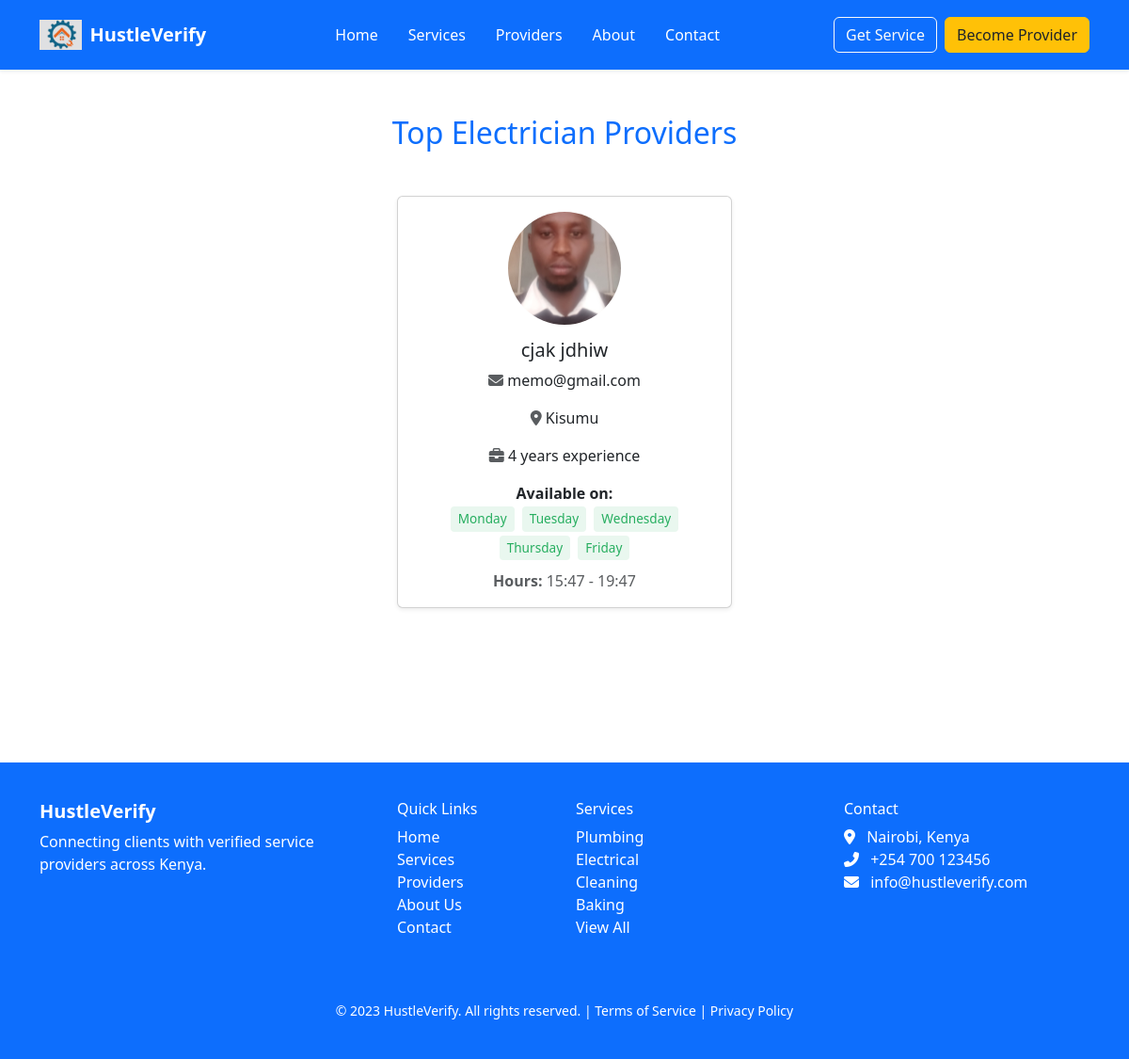
Page /services/providers/Electrician/ on the committed database.
### accounts/models.py (models this page shows, shortened)
class ServiceProviderProfile(models.Model):
    user = models.OneToOneField(User, on_delete=models.CASCADE)
    full_name = models.CharField(max_length=100)
    gender = models.CharField(max_length=10)
    phone_number = models.CharField(max_length=15, unique=True)
    email = models.EmailField(unique=True)
    location = models.CharField(max_length=50)
    address = models.TextField()
    profile_picture = models.ImageField(upload_to='profile_pics/', null=True, blank=True)
    id_number = models.CharField(max_length=20)
    id_image = models.ImageField(upload_to='id_images/', null=True, blank=True)
    service_category = models.CharField(max_length=100)
    availability_days = models.CharField(max_length=200)  # e.g., "Monday,Wednesday,Friday"
    availability_start_time = models.TimeField()
    availability_end_time = models.TimeField()
    experience_years = models.IntegerField()
    certifications = models.FileField(upload_to='certifications/', null=True, blank=True)
    next_of_kin_full_name = models.CharField(max_length=100)
    next_of_kin_relationship = models.CharField(max_length=50)
    next_of_kin_phone = models.CharField(max_length=15)
    ratings = models.FloatField(default=0.0)
    is_verified = models.BooleanField(default=False)

### services/views.py (the view)
# urls.py: path('providers/<str:category>/', views.providers_by_category, name='providers_by_category'),
def providers_by_category(request, category):
    raw_providers = ServiceProviderProfile.objects.filter(service_category=category)
    providers = []
    for provider in raw_providers:
        providers.append({
            'full_name': provider.full_name,
            'email': provider.email,
            'location': provider.location,
            'experience_years': provider.experience_years,
            'availability_days': provider.availability_days.split(',') if provider.availability_days else [],
            'availability_start_time': provider.availability_start_time,
            'availability_end_time': provider.availability_end_time,
            'ratings': provider.ratings,
            'profile_picture': provider.profile_picture,
        })
    return render(request, 'services/providers_by_category.html', {
        'category': category,
        'providers': providers
    })

### templates/services/providers_by_category.html (shortened to what this page needs)
{% extends 'base.html' %}
{% load static %}
{% block content %}
<div class="container mt-5">
  <h2 class="text-center text-primary mb-5">Top {{ category }} Providers</h2>
  <div class="row justify-content-center">
    {% for provider in providers %}
      <div class="col-md-4 mb-4 d-flex align-items-stretch">
        <div class="card provider-card shadow-sm w-100 text-center p-3">
          {% if provider.profile_picture %}
            <img src="{{ provider.profile_picture.url }}" alt="Profile Picture" class="provider-img mx-auto">
          {% else %}
            <img src="{% static 'default_avatar.png' %}" alt="Default Avatar" class="provider-img mx-auto">
          {% endif %}
          <h5 class="card-title">{{ provider.full_name }}</h5>
          <p><i class="fa fa-envelope text-muted"></i> {{ provider.email }}</p>
          <p><i class="fa fa-map-marker-alt text-muted"></i> {{ provider.location }}</p>
          <p><i class="fa fa-briefcase text-muted"></i> {{ provider.experience_years }} years experience</p>
          <div class="mb-2">
            <strong>Available on:</strong><br>
            {% for day in provider.availability_days %}
              <span class="availability-badge">{{ day|capfirst }}</span>
            {% endfor %}
          </div>
          <p class="text-muted mb-0"><strong>Hours:</strong> {{ provider.availability_start_time|time:"H:i" }} - {{ provider.availability_end_time|time:"H:i" }}</p>
        </div>
      </div>
    {% empty %}
      <div class="col-12 text-center">
        <p class="text-muted">No providers available in this category at the moment.</p>
      </div>
    {% endfor %}
  </div>
</div>
{% endblock %}

### templates/includes/head.html (style rules this page uses)
body { font-family: 'Inter', sans-serif; }

### templates/services/providers_by_category.html (style rules this page uses)
.provider-card { transition: transform 0.3s ease, box-shadow 0.3s ease; }
.provider-img { width: 120px; height: 120px; object-fit: cover; border-radius: 50%; margin-bottom: 15px; }
.availability-badge { background-color: #e9f7ef; color: #27ae60; padding: 3px 8px; border-radius: 4px; font-size: 0.85rem; margin: 2px; display: inline-block; }

### rows in the picture
ServiceProviderProfile: service_category "Electrician", full_name "cjak jdhiw", email "memo@gmail.com", location "Kisumu", availability_start_time "15:47", availability_end_time "19:47"

### other values in the picture
{{ provider.experience_years }} "4"
{{ day|capfirst }} "Monday" "Tuesday" "Wednesday" "Thursday" "Friday"
